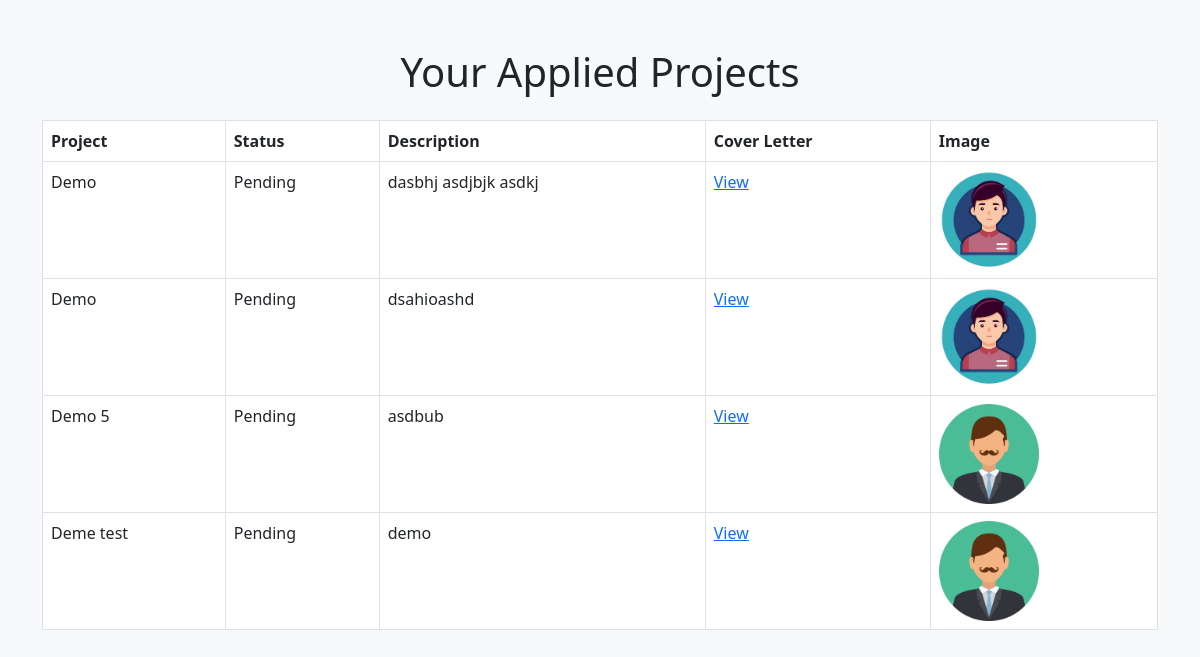
/projects/user-applied-projects/ (signed in), run on the app's committed database.
### projects/models.py (models this page shows, shortened)
class ProjectApplication(models.Model):
    user = models.ForeignKey(settings.AUTH_USER_MODEL, on_delete=models.CASCADE, related_name="applications")
    project = models.ForeignKey(
        Project,
        on_delete=models.CASCADE,
        related_name="applications"
    )
    fullname = models.CharField(max_length=255)
    description = models.TextField()
    cover_letter = models.FileField(upload_to="applications/cover_letters/")
    image = models.ImageField(upload_to="applications/images/", null=True, blank=True)
    status = models.CharField(max_length=50)

class Project(models.Model):
    organization_name = models.ForeignKey(
        settings.AUTH_USER_MODEL,
        on_delete=models.CASCADE,
        related_name="projects"
    )
    title = models.CharField(max_length=255)
    description = models.TextField()
    skills = models.CharField(max_length=255)
    duration = models.CharField(max_length=100)
    image = models.ImageField(upload_to="projects/images/", null=True, blank=True)
    status = models.CharField(max_length=50)

### projects/views.py (the view)
# urls.py: path('user-applied-projects/', views.user_applied_projects, name='user_applied_projects'),
@login_required
def user_applied_projects(request):
    applications = ProjectApplication.objects.filter(user=request.user)
    return render(request, 'projects/user_applied_projects.html', {'applications': applications})

### templates/projects/user_applied_projects.html (shortened to what this page needs)
<!DOCTYPE html>
<html lang="en">
<head>
    <link href="https://cdn.jsdelivr.net/npm/bootstrap@5.3.0-alpha1/dist/css/bootstrap.min.css" rel="stylesheet">
</head>
<body class="bg-light">
<div class="container py-5">
    <h1 class="text-center mb-4">Your Applied Projects</h1>
    {% if applications %}
        <table class="table table-bordered">
            <thead>
                <tr>
                    <th>Project</th>
                    <th>Status</th>
                    <th>Description</th>
                    <th>Cover Letter</th>
                    <th>Image</th>
                </tr>
            </thead>
            <tbody>
                {% for application in applications %}
                    <tr>
                        <td>{{ application.project.title }}</td>
                        <td>{{ application.status }}</td>
                        <td>{{ application.description }}</td>
                        <td>
                            <a href="{{ application.cover_letter.url }}" target="_blank">View</a>
                        </td>
                        <td>
                            {% if application.image %}
                                <img src="{{ application.image.url }}" alt="Image" style="width: 100px;">
                            {% else %}
                                No image uploaded
                            {% endif %}
                        </td>
                    </tr>
                {% endfor %}
            </tbody>
        </table>
    {% else %}
        <p class="text-center">You haven't applied to any projects yet.</p>
    {% endif %}
</div>
</body>
</html>

### data on the page
ProjectApplication: project "Demo", status "Pending", description "dasbhj asdjbjk asdkj", image (placeholder picture)
ProjectApplication: project "Demo", status "Pending", description "dsahioashd", image (picture)
ProjectApplication: project "Demo 5", status "Pending", description "asdbub", image (picture)
ProjectApplication: project "Deme test", status "Pending", description "demo", image (picture)
